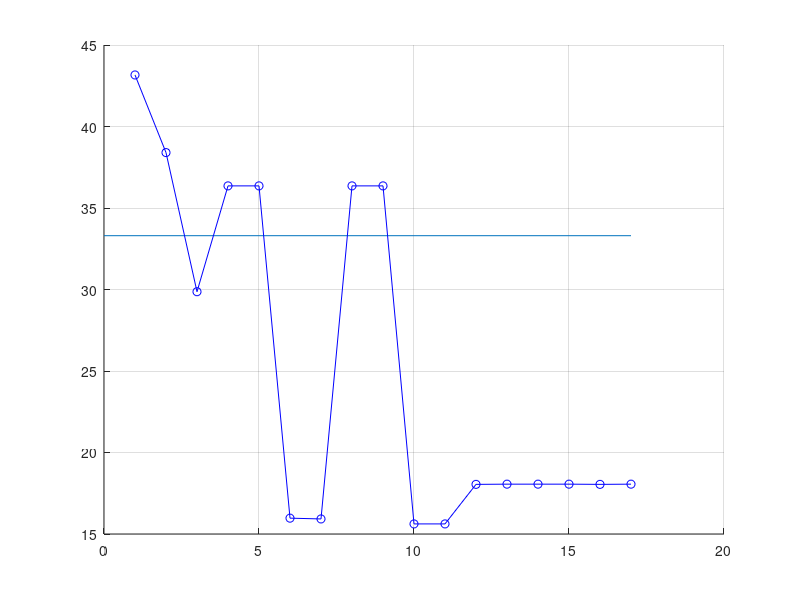

MATLAB code to generate this figure: (Note: this script raises an error after producing the figure.)
load SimulationResults.csv


%FIGURE 1 : TM1
%MAX load VS NUMBER OF SDN Nodes
%TMC - HDF
figure
hold on
grid on

x = SimulationResults(1:18, 3);
y = zeros(18, 1);
for fil = 1:18
    y(fil,1) = SimulationResults(1, 4);
end

plot(x, y)

num_sdn_hdf=cell(max(SimulationResults(1:18, 3)),1);

for i=1:18
    sdn_nodes = SimulationResults(i, 3);
    if(sdn_nodes > 0)
        conf_int_array = cell2mat(num_sdn_hdf(SimulationResults(i, 3)));
        conf_int_array = [conf_int_array,SimulationResults(i, 4)];
        num_sdn_hdf{SimulationResults(i, 3)} = conf_int_array;
    end
end

interval_hdf = [];
err_hdf = [];
for i=1:length(num_sdn_hdf)
    num_sdn_hdf{i}
    array_rsrp = num_sdn_hdf{i};
    N = length(array_rsrp);
    yMean = mean(array_rsrp);
    interval_hdf = [interval_hdf,yMean];
    ySEM = std(array_rsrp)/sqrt(N);
    CI95 = tinv([0.025 0.975], N-1);
    yCI95 = bsxfun(@times, ySEM, CI95(:));
    err_hdf = [err_hdf,yCI95(2)];
end

errorbar(interval_hdf,err_hdf,'bo-','LineWidth',2,'MarkerSize',12)

hold on

%TMC - HCC
num_sdn_hcc=cell(max(SimulationResults(1:18, 3)),1);

for i=19:36
    sdn_nodes = SimulationResults(i, 3);
    if(sdn_nodes > 0)
        conf_int_array = cell2mat(num_sdn_hcc(SimulationResults(i, 3)));
        conf_int_array = [conf_int_array,SimulationResults(i, 4)];
        num_sdn_hcc{SimulationResults(i, 3)} = conf_int_array;
    end
end

interval_hcc = [];
err_hcc = [];
for i=1:length(num_sdn_hcc)
    array_rsrp = num_sdn_hcc{i};
    N = length(array_rsrp);
    yMean = mean(array_rsrp);
    interval_hcc = [interval_hcc,yMean];
    ySEM = std(array_rsrp)/sqrt(N);
    CI95 = tinv([0.025 0.975], N-1);
    yCI95 = bsxfun(@times, ySEM, CI95(:));
    err_hcc = [err_hcc,yCI95(2)];
end

errorbar(interval_hcc,err_hcc,'-.g*','LineWidth',2,'MarkerSize',12)

hold on

%TMC - Wind
num_sdn_hbc=cell(max(SimulationResults(1:18, 3)),1);

for i=37:54
    sdn_nodes = SimulationResults(i, 3);
    if(sdn_nodes > 0)
        conf_int_array = cell2mat(num_sdn_hbc(SimulationResults(i, 3)));
        conf_int_array = [conf_int_array,SimulationResults(i, 4)];
        num_sdn_hbc{SimulationResults(i, 3)} = conf_int_array;
    end
end

interval_hbc = [];
err_hbc = [];
for i=1:length(num_sdn_hbc)
    array_rsrp = num_sdn_hbc{i};
    N = length(array_rsrp);
    yMean = mean(array_rsrp);
    interval_hbc = [interval_hbc,yMean];
    ySEM = std(array_rsrp)/sqrt(N);
    CI95 = tinv([0.025 0.975], N-1);
    yCI95 = bsxfun(@times, ySEM, CI95(:));
    err_hbc = [err_hbc,yCI95(2)];
end

errorbar(interval_hbc,err_hbc,':rs','LineWidth',2,'MarkerSize',12)

set(gca,'FontSize',20);
legend({'TMC - IP','TMC - HDF','TMC - HCC','TMC - HBC'},'FontSize',16)
view(0,90)
xlim([1 18])
ylim([0 100])
xlabel('Number of SND Nodes')
ylabel('MAX load')


hold off

savefig('figure1_TM1.fig')
saveas(gcf,'figure1_TM1','epsc')

%===========================================================================

%FIGURE 1 : TM2
%MAX load VS NUMBER OF SDN Nodes
%TMC - HDF
figure
hold on
grid on

x = SimulationResults(55:72, 3);
y = zeros(18, 1);
for fil = 1:18
    y(fil,1) = SimulationResults(55, 4);
end

plot(x, y)

num_sdn_hdf=cell(max(SimulationResults(55:72, 3)),1);

for i=55:72
    sdn_nodes = SimulationResults(i, 3);
    if(sdn_nodes > 0)
        conf_int_array = cell2mat(num_sdn_hdf(SimulationResults(i, 3)));
        conf_int_array = [conf_int_array,SimulationResults(i, 4)];
        num_sdn_hdf{SimulationResults(i, 3)} = conf_int_array;
    end
end

interval_hdf = [];
err_hdf = [];
for i=1:length(num_sdn_hdf)
    num_sdn_hdf{i}
    array_rsrp = num_sdn_hdf{i};
    N = length(array_rsrp);
    yMean = mean(array_rsrp);
    interval_hdf = [interval_hdf,yMean];
    ySEM = std(array_rsrp)/sqrt(N);
    CI95 = tinv([0.025 0.975], N-1);
    yCI95 = bsxfun(@times, ySEM, CI95(:));
    err_hdf = [err_hdf,yCI95(2)];
end

errorbar(interval_hdf,err_hdf,'bo-','LineWidth',2,'MarkerSize',12)

hold on

%TMC - HCC
num_sdn_hcc=cell(max(SimulationResults(73:90, 3)),1);

for i=73:90
    sdn_nodes = SimulationResults(i, 3);
    if(sdn_nodes > 0)
        conf_int_array = cell2mat(num_sdn_hcc(SimulationResults(i, 3)));
        conf_int_array = [conf_int_array,SimulationResults(i, 4)];
        num_sdn_hcc{SimulationResults(i, 3)} = conf_int_array;
    end
end

interval_hcc = [];
err_hcc = [];
for i=1:length(num_sdn_hcc)
    array_rsrp = num_sdn_hcc{i};
    N = length(array_rsrp);
    yMean = mean(array_rsrp);
    interval_hcc = [interval_hcc,yMean];
    ySEM = std(array_rsrp)/sqrt(N);
    CI95 = tinv([0.025 0.975], N-1);
    yCI95 = bsxfun(@times, ySEM, CI95(:));
    err_hcc = [err_hcc,yCI95(2)];
end

errorbar(interval_hcc,err_hcc,'-.g*','LineWidth',2,'MarkerSize',12)

hold on

%TMC - Wind
num_sdn_hbc=cell(max(SimulationResults(91:108, 3)),1);

for i=91:108
    sdn_nodes = SimulationResults(i, 3);
    if(sdn_nodes > 0)
        conf_int_array = cell2mat(num_sdn_hbc(SimulationResults(i, 3)));
        conf_int_array = [conf_int_array,SimulationResults(i, 4)];
        num_sdn_hbc{SimulationResults(i, 3)} = conf_int_array;
    end
end

interval_hbc = [];
err_hbc = [];
for i=1:length(num_sdn_hbc)
    array_rsrp = num_sdn_hbc{i};
    N = length(array_rsrp);
    yMean = mean(array_rsrp);
    interval_hbc = [interval_hbc,yMean];
    ySEM = std(array_rsrp)/sqrt(N);
    CI95 = tinv([0.025 0.975], N-1);
    yCI95 = bsxfun(@times, ySEM, CI95(:));
    err_hbc = [err_hbc,yCI95(2)];
end

errorbar(interval_hbc,err_hbc,':rs','LineWidth',2,'MarkerSize',12)

set(gca,'FontSize',20);
legend({'TMC - IP','TMC - HDF','TMC - HCC','TMC - HBC'},'FontSize',16)
view(0,90)
xlim([1 18])
ylim([0 100])
xlabel('Number of SND Nodes')
ylabel('MAX load')


hold off

savefig('figure1_TM2.fig')
saveas(gcf,'figure1_TM2','epsc')

%===========================================================================
%FIGURE 1 : TM3
%MAX load VS NUMBER OF SDN Nodes
%TMC - HDF
figure
hold on
grid on

x = SimulationResults(109:126, 3);
y = zeros(18, 1);
for fil = 1:18
    y(fil,1) = SimulationResults(109, 4);
end

plot(x, y)

num_sdn_hdf=cell(max(SimulationResults(109:126, 3)),1);

for i=109:126
    sdn_nodes = SimulationResults(i, 3);
    if(sdn_nodes > 0)
        conf_int_array = cell2mat(num_sdn_hdf(SimulationResults(i, 3)));
        conf_int_array = [conf_int_array,SimulationResults(i, 4)];
        num_sdn_hdf{SimulationResults(i, 3)} = conf_int_array;
    end
end

interval_hdf = [];
err_hdf = [];
for i=1:length(num_sdn_hdf)
    num_sdn_hdf{i}
    array_rsrp = num_sdn_hdf{i};
    N = length(array_rsrp);
    yMean = mean(array_rsrp);
    interval_hdf = [interval_hdf,yMean];
    ySEM = std(array_rsrp)/sqrt(N);
    CI95 = tinv([0.025 0.975], N-1);
    yCI95 = bsxfun(@times, ySEM, CI95(:));
    err_hdf = [err_hdf,yCI95(2)];
end

errorbar(interval_hdf,err_hdf,'bo-','LineWidth',2,'MarkerSize',12)

hold on

%TMC - HCC
num_sdn_hcc=cell(max(SimulationResults(127:144, 3)),1);

for i=127:144
    sdn_nodes = SimulationResults(i, 3);
    if(sdn_nodes > 0)
        conf_int_array = cell2mat(num_sdn_hcc(SimulationResults(i, 3)));
        conf_int_array = [conf_int_array,SimulationResults(i, 4)];
        num_sdn_hcc{SimulationResults(i, 3)} = conf_int_array;
    end
end

interval_hcc = [];
err_hcc = [];
for i=1:length(num_sdn_hcc)
    array_rsrp = num_sdn_hcc{i};
    N = length(array_rsrp);
    yMean = mean(array_rsrp);
    interval_hcc = [interval_hcc,yMean];
    ySEM = std(array_rsrp)/sqrt(N);
    CI95 = tinv([0.025 0.975], N-1);
    yCI95 = bsxfun(@times, ySEM, CI95(:));
    err_hcc = [err_hcc,yCI95(2)];
end

errorbar(interval_hcc,err_hcc,'-.g*','LineWidth',2,'MarkerSize',12)

hold on

%TMC - Wind
num_sdn_hbc=cell(max(SimulationResults(145:162, 3)),1);

for i=145:162
    sdn_nodes = SimulationResults(i, 3);
    if(sdn_nodes > 0)
        conf_int_array = cell2mat(num_sdn_hbc(SimulationResults(i, 3)));
        conf_int_array = [conf_int_array,SimulationResults(i, 4)];
        num_sdn_hbc{SimulationResults(i, 3)} = conf_int_array;
    end
end

interval_hbc = [];
err_hbc = [];
for i=1:length(num_sdn_hbc)
    array_rsrp = num_sdn_hbc{i};
    N = length(array_rsrp);
    yMean = mean(array_rsrp);
    interval_hbc = [interval_hbc,yMean];
    ySEM = std(array_rsrp)/sqrt(N);
    CI95 = tinv([0.025 0.975], N-1);
    yCI95 = bsxfun(@times, ySEM, CI95(:));
    err_hbc = [err_hbc,yCI95(2)];
end

errorbar(interval_hbc,err_hbc,':rs','LineWidth',2,'MarkerSize',12)

set(gca,'FontSize',20);
legend({'TMC - IP','TMC - HDF','TMC - HCC','TMC - HBC'},'FontSize',16)
view(0,90)
xlim([1 18])
ylim([0 100])
xlabel('Number of SND Nodes')
ylabel('MAX load')


hold off

savefig('figure1_TM3.fig')
saveas(gcf,'figure1_TM3','epsc')

%===========================================================================
%FIGURE 1 : TM4
%MAX load VS NUMBER OF SDN Nodes
%TMC - HDF
figure
hold on
grid on

x = SimulationResults(163:180, 3);
y = zeros(18, 1);
for fil = 1:18
    y(fil,1) = SimulationResults(163, 4);
end

plot(x, y)

num_sdn_hdf=cell(max(SimulationResults(163:180, 3)),1);

for i=163:180
    sdn_nodes = SimulationResults(i, 3);
    if(sdn_nodes > 0)
        conf_int_array = cell2mat(num_sdn_hdf(SimulationResults(i, 3)));
        conf_int_array = [conf_int_array,SimulationResults(i, 4)];
        num_sdn_hdf{SimulationResults(i, 3)} = conf_int_array;
    end
end

interval_hdf = [];
err_hdf = [];
for i=1:length(num_sdn_hdf)
    num_sdn_hdf{i}
    array_rsrp = num_sdn_hdf{i};
    N = length(array_rsrp);
    yMean = mean(array_rsrp);
    interval_hdf = [interval_hdf,yMean];
    ySEM = std(array_rsrp)/sqrt(N);
    CI95 = tinv([0.025 0.975], N-1);
    yCI95 = bsxfun(@times, ySEM, CI95(:));
    err_hdf = [err_hdf,yCI95(2)];
end

errorbar(interval_hdf,err_hdf,'bo-','LineWidth',2,'MarkerSize',12)

hold on

%TMC - HCC
num_sdn_hcc=cell(max(SimulationResults(181:198, 3)),1);

for i=181:198
    sdn_nodes = SimulationResults(i, 3);
    if(sdn_nodes > 0)
        conf_int_array = cell2mat(num_sdn_hcc(SimulationResults(i, 3)));
        conf_int_array = [conf_int_array,SimulationResults(i, 4)];
        num_sdn_hcc{SimulationResults(i, 3)} = conf_int_array;
    end
end

interval_hcc = [];
err_hcc = [];
for i=1:length(num_sdn_hcc)
    array_rsrp = num_sdn_hcc{i};
    N = length(array_rsrp);
    yMean = mean(array_rsrp);
    interval_hcc = [interval_hcc,yMean];
    ySEM = std(array_rsrp)/sqrt(N);
    CI95 = tinv([0.025 0.975], N-1);
    yCI95 = bsxfun(@times, ySEM, CI95(:));
    err_hcc = [err_hcc,yCI95(2)];
end

errorbar(interval_hcc,err_hcc,'-.g*','LineWidth',2,'MarkerSize',12)

hold on

%TMC - Wind
num_sdn_hbc=cell(max(SimulationResults(199:216, 3)),1);

for i=199:216
    sdn_nodes = SimulationResults(i, 3);
    if(sdn_nodes > 0)
        conf_int_array = cell2mat(num_sdn_hbc(SimulationResults(i, 3)));
        conf_int_array = [conf_int_array,SimulationResults(i, 4)];
        num_sdn_hbc{SimulationResults(i, 3)} = conf_int_array;
    end
end

interval_hbc = [];
err_hbc = [];
for i=1:length(num_sdn_hbc)
    array_rsrp = num_sdn_hbc{i};
    N = length(array_rsrp);
    yMean = mean(array_rsrp);
    interval_hbc = [interval_hbc,yMean];
    ySEM = std(array_rsrp)/sqrt(N);
    CI95 = tinv([0.025 0.975], N-1);
    yCI95 = bsxfun(@times, ySEM, CI95(:));
    err_hbc = [err_hbc,yCI95(2)];
end

errorbar(interval_hbc,err_hbc,':rs','LineWidth',2,'MarkerSize',12)

set(gca,'FontSize',20);
legend({'TMC - IP','TMC - HDF','TMC - HCC','TMC - HBC'},'FontSize',16)
view(0,90)
xlim([1 18])
ylim([0 100])
xlabel('Number of SND Nodes')
ylabel('MAX load')


hold off

savefig('figure1_TM4.fig')
saveas(gcf,'figure1_TM4','epsc')

%===========================================================================
%FIGURE 1 : TM5
%MAX load VS NUMBER OF SDN Nodes
%TMC - HDF
figure
hold on
grid on

x = SimulationResults(217:234, 3);
y = zeros(18, 1);
for fil = 1:18
    y(fil,1) = SimulationResults(217, 4);
end

plot(x, y)

num_sdn_hdf=cell(max(SimulationResults(217:234, 3)),1);

for i=217:234
    sdn_nodes = SimulationResults(i, 3);
    if(sdn_nodes > 0)
        conf_int_array = cell2mat(num_sdn_hdf(SimulationResults(i, 3)));
        conf_int_array = [conf_int_array,SimulationResults(i, 4)];
        num_sdn_hdf{SimulationResults(i, 3)} = conf_int_array;
    end
end

interval_hdf = [];
err_hdf = [];
for i=1:length(num_sdn_hdf)
    num_sdn_hdf{i}
    array_rsrp = num_sdn_hdf{i};
    N = length(array_rsrp);
    yMean = mean(array_rsrp);
    interval_hdf = [interval_hdf,yMean];
    ySEM = std(array_rsrp)/sqrt(N);
    CI95 = tinv([0.025 0.975], N-1);
    yCI95 = bsxfun(@times, ySEM, CI95(:));
    err_hdf = [err_hdf,yCI95(2)];
end

errorbar(interval_hdf,err_hdf,'bo-','LineWidth',2,'MarkerSize',12)

hold on

%TMC - HCC
num_sdn_hcc=cell(max(SimulationResults(235:252, 3)),1);

for i=235:252
    sdn_nodes = SimulationResults(i, 3);
    if(sdn_nodes > 0)
        conf_int_array = cell2mat(num_sdn_hcc(SimulationResults(i, 3)));
        conf_int_array = [conf_int_array,SimulationResults(i, 4)];
        num_sdn_hcc{SimulationResults(i, 3)} = conf_int_array;
    end
end

interval_hcc = [];
err_hcc = [];
for i=1:length(num_sdn_hcc)
    array_rsrp = num_sdn_hcc{i};
    N = length(array_rsrp);
    yMean = mean(array_rsrp);
    interval_hcc = [interval_hcc,yMean];
    ySEM = std(array_rsrp)/sqrt(N);
    CI95 = tinv([0.025 0.975], N-1);
    yCI95 = bsxfun(@times, ySEM, CI95(:));
    err_hcc = [err_hcc,yCI95(2)];
end

errorbar(interval_hcc,err_hcc,'-.g*','LineWidth',2,'MarkerSize',12)

hold on

%TMC - Wind
num_sdn_hbc=cell(max(SimulationResults(253:270, 3)),1);

for i=253:270
    sdn_nodes = SimulationResults(i, 3);
    if(sdn_nodes > 0)
        conf_int_array = cell2mat(num_sdn_hbc(SimulationResults(i, 3)));
        conf_int_array = [conf_int_array,SimulationResults(i, 4)];
        num_sdn_hbc{SimulationResults(i, 3)} = conf_int_array;
    end
end

interval_hbc = [];
err_hbc = [];
for i=1:length(num_sdn_hbc)
    array_rsrp = num_sdn_hbc{i};
    N = length(array_rsrp);
    yMean = mean(array_rsrp);
    interval_hbc = [interval_hbc,yMean];
    ySEM = std(array_rsrp)/sqrt(N);
    CI95 = tinv([0.025 0.975], N-1);
    yCI95 = bsxfun(@times, ySEM, CI95(:));
    err_hbc = [err_hbc,yCI95(2)];
end

errorbar(interval_hbc,err_hbc,':rs','LineWidth',2,'MarkerSize',12)

set(gca,'FontSize',20);
legend({'TMC - IP','TMC - HDF','TMC - HCC','TMC - HBC'},'FontSize',16)
view(0,90)
xlim([1 18])
ylim([0 100])
xlabel('Number of SND Nodes')
ylabel('MAX load')


hold off

savefig('figure1_TM5.fig')
saveas(gcf,'figure1_TM5','epsc')

